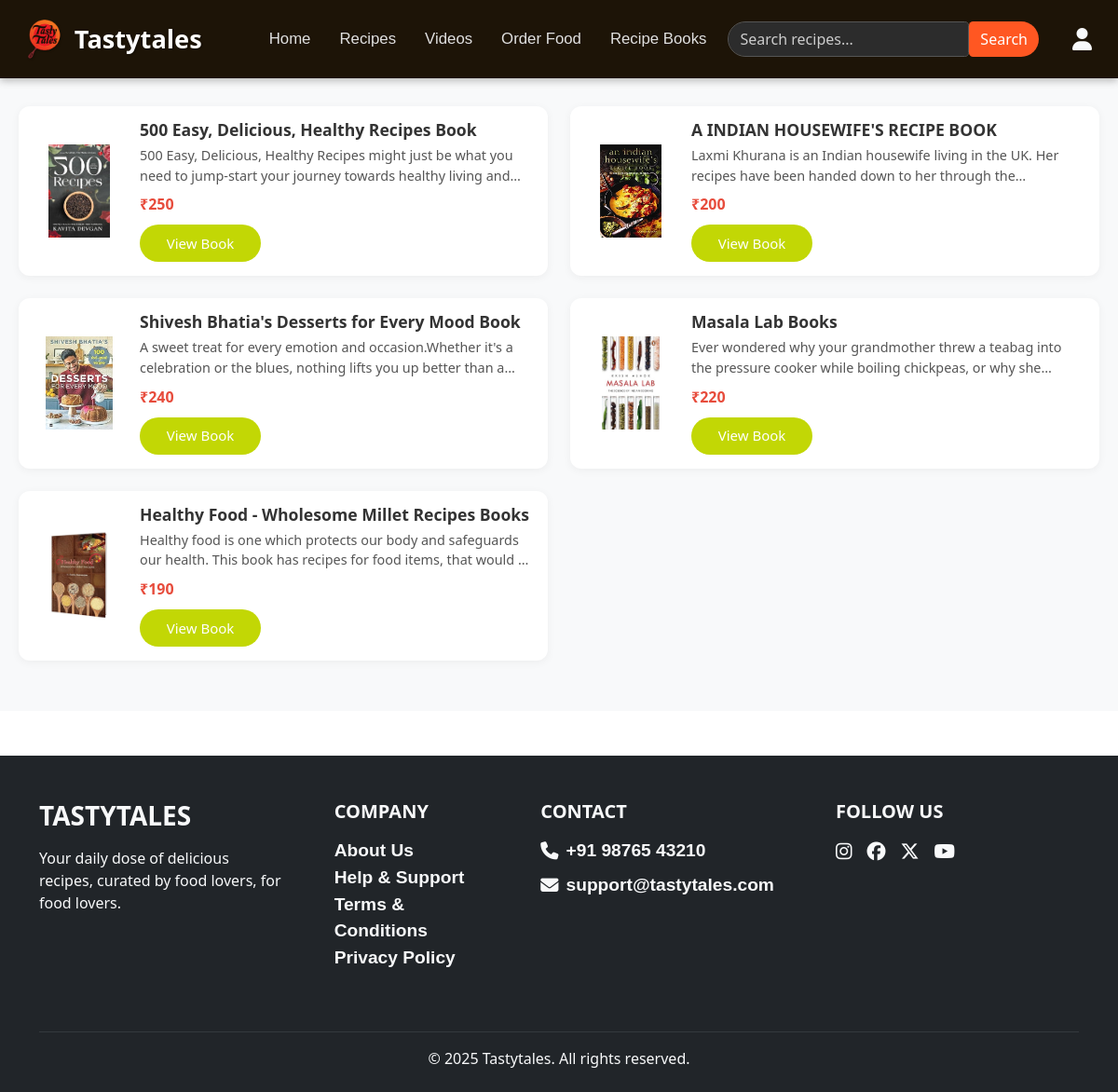
/books, run on the app's committed database.
### recipeproject/models.py (models this page shows)
class recipes(models.Model):
    foodname = models.CharField(max_length=255)
    foodimg = models.ImageField()
    foodinfo = models.TextField( default="No information available")
    foodprice = models.IntegerField(null=True,blank=True)
    videoSrc = models.URLField(null=True,blank=True,max_length=500)
    category = models.CharField(choices=allProducts, max_length=255)

### recipeproject/views.py (the view)
# urls.py: path('books',views.books),
def books(req):
    db = recipes.objects.filter(category='books')
    cl = list(db)
    return render(req,'books.html',context={"data":cl})

### recipeproject/templates/books.html (shortened to what this page needs)
{% load static %}
<!DOCTYPE html>
<html lang="en">
<head>
  <link href="https://cdn.jsdelivr.net/npm/bootstrap@5.3.3/dist/css/bootstrap.min.css" rel="stylesheet">
  <link rel="stylesheet" href="https://cdnjs.cloudflare.com/ajax/libs/font-awesome/6.6.0/css/all.min.css" />
  <link rel="stylesheet" href="{% static 'style.css' %}">
</head>
<body>
  <nav class="navbar navbar-expand-lg sticky-top py-3 px-3">
  <div class="container-fluid">
    <a class="navbar-brand" href="/">
      <img src="{% static 'src/logo-removebg-preview (2).png' %}" alt="Logo">
      Tastytales
    </a>
   <div class="collapse navbar-collapse d-none d-lg-flex justify-content-end align-items-center w-100">
      <ul class="navbar-nav me-auto ms-5">
        <li class="nav-item"><a class="nav-link" href="/">Home</a></li>
        <li class="nav-item"><a class="nav-link" href="/recipe">Recipes</a></li>
        <li class="nav-item"><a class="nav-link" href="/video">Videos</a></li>
        <li class="nav-item"><a class="nav-link" href="/orderfood">Order Food</a></li>
        <li class="nav-item"><a class="nav-link" href="/books">Recipe Books</a></li>
      </ul>
      <form class="d-flex search-form" id="searchf">
        <input class="form-control search-input" type="search" placeholder="Search recipes..." id="searchs">
        <button class="btn search-button" type="submit" id="searchb">Search</button>
      </form>
      <a href="/profile" class="user-icon ms-3"><i class="fa-solid fa-user"></i></a>
    </div>
  </div>
</nav>
<div class="containers_book">
  <div class="row">
    {% for i in data %}
    <div class="col-md-6 mb-4">
      <div class="recipe-card">
        <img src="{% static 'webimg/' %}{{ i.foodimg }}" alt="{{ i.foodname }}">
        <div class="recipe-info">
          <h5>{{ i.foodname }}</h5>
          <p>{{ i.foodinfo }}</p>
          <div class="recipe-price">₹{{ i.foodprice }}</div>
          <button class="view_pro">
            <a href="ordershow/{{i.id}}"><p>View Book</p></a>
          </button>
        </div>
      </div>
    </div>
    {% endfor %}
  </div>
</div>
<div class="bg-dark text-light pt-5 pb-4 mt-5">
  <div class="container text-md-left">
    <div class="row text-md-left d-flex justify-content-between flex-wrap">
      <div class="col-md-3 mb-4">
        <h3 class="fw-bold text-uppercase mb-3">TASTYTALES</h3>
        <p>Your daily dose of delicious recipes, curated by food lovers, for food lovers.</p>
      </div>
      <div class="col-md-2 mb-4">
        <h5 class="text-uppercase fw-semibold mb-3">Company</h5>
        <ul class="list-unstyled">
          <li><a href="about" class="text-light text-decoration-none">About Us</a></li>
          <li><a href="support" class="text-light text-decoration-none">Help & Support</a></li>
          <li><a href="terms" class="text-light text-decoration-none">Terms & Conditions</a></li>
          <li><a href="privacy" class="text-light text-decoration-none">Privacy Policy</a></li>
        </ul>
      </div>
      <div class="col-md-3 mb-4">
        <h5 class="text-uppercase fw-semibold mb-3">Contact</h5>
        <ul class="list-unstyled">
          <li class="mb-2 d-flex align-items-center"><i class="fa-solid fa-phone me-2"></i>+91 98765 43210</li>
          <li class="d-flex align-items-center"><i class="fa-solid fa-envelope me-2"></i>support@tastytales.com</li>
        </ul>
      </div>
      <div class="col-md-3 mb-4">
        <h5 class="text-uppercase fw-semibold mb-3">Follow Us</h5>
        <div class="d-flex gap-3">
          <a href="https://instagram.com" target="_blank" class="text-light fs-5"><i class="fab fa-instagram"></i></a>
          <a href="https://facebook.com" target="_blank" class="text-light fs-5"><i class="fab fa-facebook"></i></a>
          <a href="https://x.com" target="_blank" class="text-light fs-5"><i class="fab fa-x-twitter"></i></a>
          <a href="https://youtube.com" target="_blank" class="text-light fs-5"><i class="fab fa-youtube"></i></a>
        </div>
      </div>
    </div>
    <hr class="border-secondary mt-4" />
    <div class="text-center">
      <p class="mb-0">&copy; 2025 Tastytales. All rights reserved.</p>
    </div>
  </div>
</div>
</body>
</html>

### recipeproject/static/style.css (style rules this page uses)
* { padding: 0; margin: 0; }
a { text-decoration: none; color: white; }
li { list-style: none; font-size: larger; font-weight: bolder; font-family: 'Franklin Gothic Medium', 'Arial Narrow', Arial, sans-serif; }
a { text-decoration: none; color: inherit; }

### recipeproject/templates/books.html (style rules this page uses)
.navbar { font-family: 'Segoe UI', sans-serif; background-color: #1d1407; box-shadow: 0 3px 8px rgba(0, 0, 0, 0.25); font-size: 1rem; z-index: 1000; }
.navbar-brand { font-size: 1.7rem; font-weight: 700; color: #fff !important; display: flex; align-items: center; gap: 10px; text-shadow: 1px 1px 2px #00000060; }
.navbar-brand img { height: 42px; filter: drop-shadow(1px 1px 1px #00000060); }
.navbar-nav .nav-link { color: #e0e0e0 !important; font-weight: 500; margin-right: 15px; transition: 0.3s ease; font-size: 1.05rem; }
.search-form { flex-grow: 1; max-width: 450px; margin-right: 20px; }
.search-input { background-color: #2c2c2c; color: #fff; border: 1px solid #555; border-top-left-radius: 25px; border-bottom-left-radius: 25px; }
.search-input::placeholder { color: #ccc; }
.search-button { background-color: #ff5722; color: white; border: none; border-top-right-radius: 25px; border-bottom-right-radius: 25px; }
.user-icon { font-size: 1.5rem; color: #f8f9fa; transition: color 0.3s ease; }
.containers_book { background-color: #f8f9fa; padding: 30px 20px; }
.recipe-card { display: flex; flex-direction: row; align-items: center; border-radius: 12px; box-shadow: 0 2px 10px rgba(0,0,0,0.05); padding: 15px; gap: 15px; width: 100%; background-color: #fff; height: 100%; }
.recipe-card img { width: 100px; height: 100px; object-fit: contain; border-radius: 8px; }
.recipe-info { flex: 1; }
.recipe-info h5 { font-size: 1.1rem; margin-bottom: 6px; font-weight: 600; color: #333; }
.recipe-info p { margin: 0; color: #555; font-size: 0.9rem; display: -webkit-box; -webkit-line-clamp: 2; -webkit-box-orient: vertical; overflow: hidden; text-overflow: ellipsis; }
.recipe-price { font-weight: bold; color: #e74c3c; margin-top: 8px; font-size: 1rem; }
.view_pro { margin-top: 10px; height: 40px; width: 130px; background-color: #c2d705; border: none; border-radius: 25px; cursor: pointer; display: flex; align-items: center; justify-content: center; transition: 0.3s ease; }
.view_pro p { font-family: 'Segoe UI', sans-serif; font-size: 15px; color: #fff; margin: 0; }
.view_pro a { text-decoration: none; }

### data on the page
recipes: foodimg (picture), foodname "500 Easy, Delicious, Healthy Recipes Book", foodinfo "500 Easy, Delicious, Healthy Recipes might just be what you need to jump-start your journey towards healthy living…", foodprice "250"
recipes: foodimg (picture), foodname "A INDIAN HOUSEWIFE'S RECIPE BOOK", foodinfo "Laxmi Khurana is an Indian housewife living in the UK. Her recipes have been handed down to her through…", foodprice "200"
recipes: foodimg (picture), foodname "Shivesh Bhatia's Desserts for Every Mood Book", foodinfo "A sweet treat for every emotion and occasion.Whether it's a celebration or the blues, nothing lifts you up better than…", foodprice "240"
recipes: foodimg (picture), foodname "Masala Lab Books", foodinfo "Ever wondered why your grandmother threw a teabag into the pressure cooker while boiling chickpeas, or why…", foodprice "220"
recipes: foodimg (picture), foodname "Healthy Food - Wholesome Millet Recipes Books", foodinfo "Healthy food is one which protects our body and safeguards our health. This book has recipes for food items, that would…", foodprice "190"
